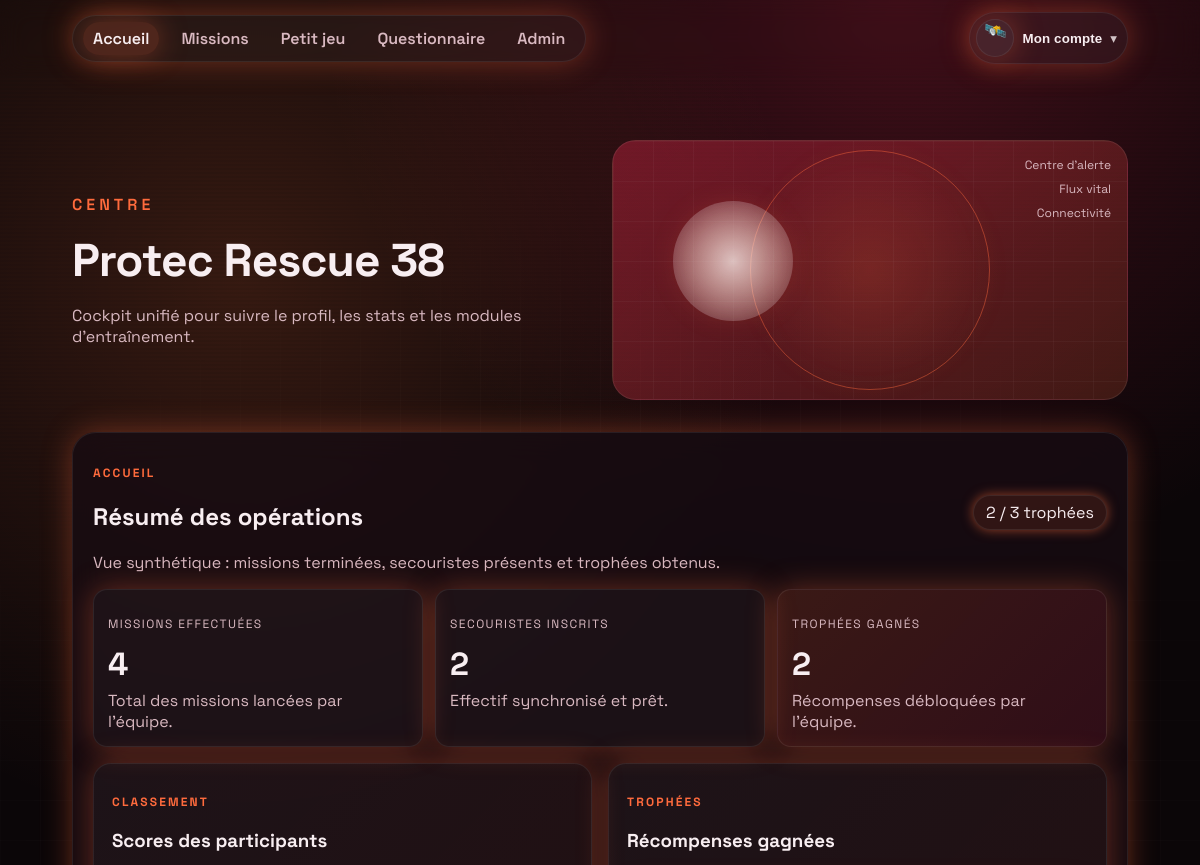
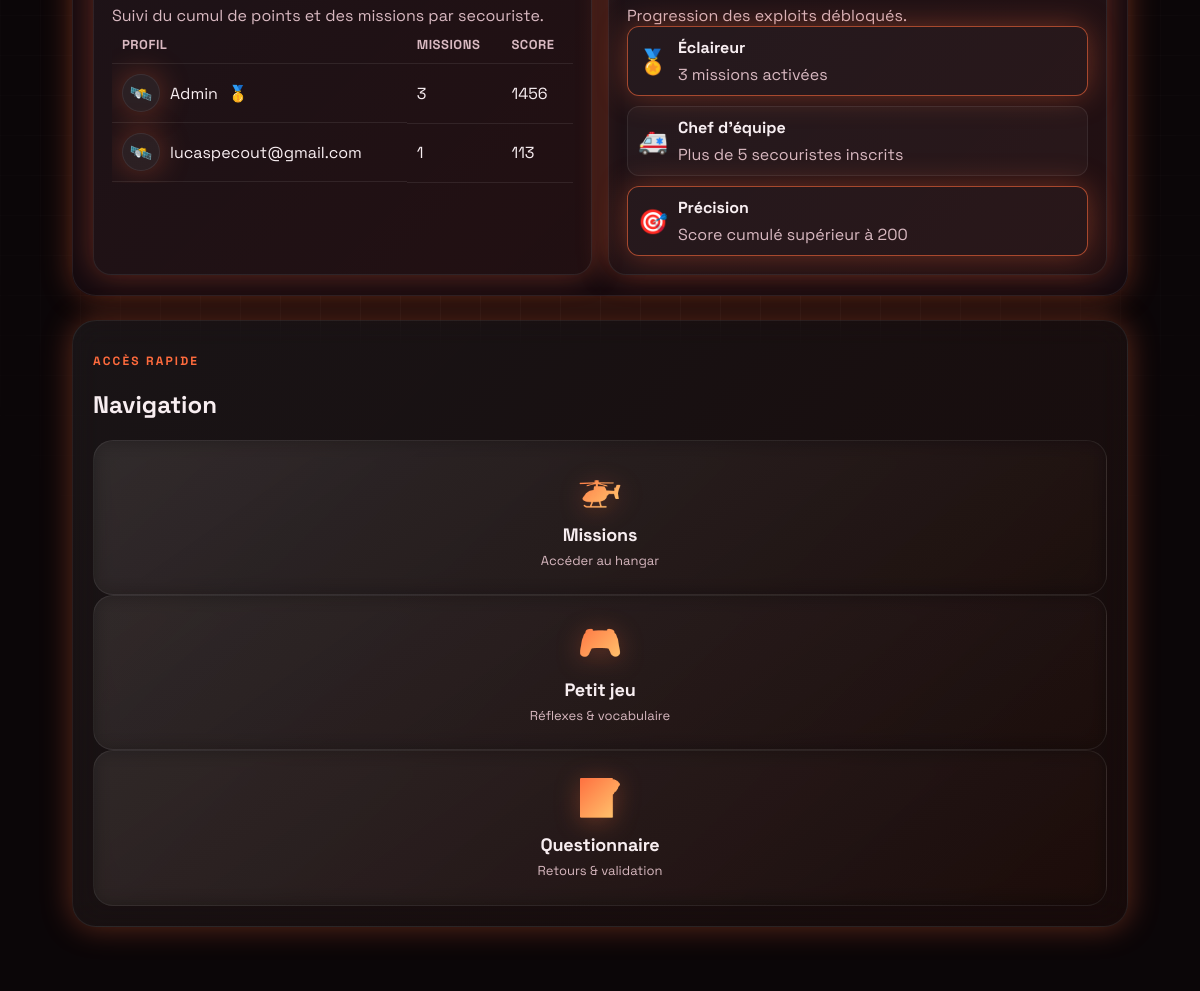
Screenshot of / (signed in) with the database file from the repository (2 pictures, top to bottom).
### app.py (models this page shows, shortened)
class User(db.Model):
    id = db.Column(db.Integer, primary_key=True)
    username = db.Column(db.String(80), nullable=False)
    email = db.Column(db.String(120), unique=True, nullable=False)
    password_hash = db.Column(db.String(255), nullable=False)
    role = db.Column(db.String(20), nullable=False, default="participant")
    avatar = db.Column(db.String(40), default="alpha")
    bonus_points = db.Column(db.Integer, default=0)
    created_at = db.Column(db.DateTime, default=datetime.utcnow)
    progress = db.relationship("Progress", back_populates="user", cascade="all, delete")

### app.py (the view)
    @app.route("/")
    def home():
        return render_shell("home")

### app.py (called while the page is built)
def serialize_progress(progress: Progress):
    return {
        "level": progress.level.slug,
        "status": progress.status,
        "score": progress.score,
        "updated_at": progress.updated_at.isoformat() if progress.updated_at else None,
    }

def serialize_level(level: Level, progress=None):
    return {
        "id": level.id,
        "slug": level.slug,
        "name": level.name,
        "description": level.description,
        "difficulty": level.difficulty,
        "icon": level.icon,
        "difficulty": level.difficulty,
        "icon": level.icon,
        "category": level.category,
        "is_locked": level.is_locked,
        "progress": progress,
    }

def current_user():
    user_id = session.get("user_id")
    if not user_id:
        return None
    return User.query.get(user_id)

def get_user_badges(points):
    badges = []
    if points >= 1000:
        badges.append({"icon": "🥇", "label": "Or", "threshold": 1000})
    elif points >= 500:
        badges.append({"icon": "🥈", "label": "Argent", "threshold": 500})
    elif points >= 200:
        badges.append({"icon": "🥉", "label": "Bronze", "threshold": 200})
    return badges

### templates/index.html (shortened to what this page needs)
<!doctype html>
<html lang="fr">
<head>
  <link rel="stylesheet" href="{{ url_for('static', filename='css/styles.css') }}">
</head>
<body>
  {% set page = current_page or 'home' %}
  <div id="app-shell" class="app-shell hidden">
    <div class="grid-bg" aria-hidden="true"></div>
    <div class="scanline" aria-hidden="true"></div>
    <div class="topbar">
      <nav class="topbar__nav" id="topbar-nav" aria-label="Navigation principale">
        <a class="topbar__link {{ 'topbar__link--active' if page == 'home' else '' }}"
          href="{{ url_for('home') }}">Accueil</a>
        <a class="topbar__link {{ 'topbar__link--active' if page == 'missions' else '' }}"
          href="{{ url_for('missions_page') }}">Missions</a>
        <a class="topbar__link {{ 'topbar__link--active' if page == 'mini-game' else '' }}"
          href="{{ url_for('mini_game_page') }}">Petit jeu</a>
        <a class="topbar__link {{ 'topbar__link--active' if page == 'questionnaire' else '' }}"
          href="{{ url_for('questionnaire_page') }}">Questionnaire</a>
        {% if user.role == 'admin' %}
        <a class="topbar__link {{ 'topbar__link--active' if page == 'admin' else '' }}"
          href="{{ url_for('admin_page') }}">Admin</a>
        {% endif %}
      </nav>
      <div class="profile-menu" id="profile-menu-root">
        <button class="profile-btn" id="profile-btn" aria-haspopup="true" aria-expanded="false">
          <span class="avatar" id="profile-avatar" data-avatar="{{ user.avatar if user else 'alpha' }}">{{
            avatar_emojis.get(user.avatar if user else 'alpha', '🛰️') }}</span>
          <span class="profile-btn__label">Mon compte</span>
          <span class="profile-btn__chevron" aria-hidden="true">▾</span>
        </button>
      </div>
    </div>
    <header class="hero" id="accueil">
      <div class="hero__content">
        {% if page == 'missions' %}
        <p class="hero__eyebrow">Hangar</p>
        <h1>Tableau des missions</h1>
        <p class="hero__tagline">Accède au hangar, choisis un objectif et suis ta progression.</p>
        {% elif page == 'mini-game' %}
        <p class="hero__eyebrow">Réflexes</p>
        <h1>Petit jeu dédié</h1>
        <p class="hero__tagline">Déclenche une simulation rapide pour garder les automatismes actifs.</p>
        {% elif page == 'questionnaire' %}
        <p class="hero__eyebrow">Retour</p>
        <h1>Zone questionnaire</h1>
        <p class="hero__tagline">Ouvre le formulaire et collecte les retours de mission.</p>
        {% elif page == 'admin' %}
        <p class="hero__eyebrow">Administration</p>
        <h1>Console Protec</h1>
        <p class="hero__tagline">Gestion des rôles, création de formateurs et contrôle des accès.</p>
        {% else %}
        <p class="hero__eyebrow">Centre</p>
        <h1>Protec Rescue 38</h1>
        <p class="hero__tagline">Cockpit unifié pour suivre le profil, les stats et les modules d'entraînement.</p>
        {% endif %}
      </div>
      <div class="hero__hologram">
        <div class="holo holo--ring"></div>
        <div class="holo holo--orb"></div>
        <div class="holo holo--grid"></div>
        <div class="holo__labels">
          <span>Centre d'alerte</span>
          <span>Flux vital</span>
          <span>Connectivité</span>
        </div>
      </div>
    </header>
    <main class="shell">
      {% if page == 'home' %}
      <section class="panel" aria-label="Tableau de bord opérations">
        <div class="panel__header">
          <div>
            <p class="eyebrow">Accueil</p>
            <h2>Résumé des opérations</h2>
            <p class="muted">Vue synthétique : missions terminées, secouristes présents et trophées obtenus.</p>
          </div>
          <span class="chip chip--pulse">{{ dashboard_stats.trophies_unlocked }} / {{ dashboard_stats.trophies|length }}
            trophées</span>
        </div>
        <div class="stat-grid">
          <div class="stat-card">
            <p class="label">Missions effectuées</p>
            <p class="stat-card__value">{{ dashboard_stats.missions_completed }}</p>
            <p class="muted">Total des missions lancées par l'équipe.</p>
          </div>
          <div class="stat-card">
            <p class="label">Secouristes inscrits</p>
            <p class="stat-card__value">{{ dashboard_stats.total_rescuers }}</p>
            <p class="muted">Effectif synchronisé et prêt.</p>
          </div>
          <div class="stat-card stat-card--accent">
            <p class="label">Trophées gagnés</p>
            <p class="stat-card__value">{{ dashboard_stats.trophies_unlocked }}</p>
            <p class="muted">Récompenses débloquées par l'équipe.</p>
          </div>
        </div>
        <div class="dual-grid">
          <div class="card card--glass">
            <div class="panel__header">
              <div>
                <p class="eyebrow">Classement</p>
                <h3>Scores des participants</h3>
                <p class="muted">Suivi du cumul de points et des missions par secouriste.</p>
              </div>
            </div>
            <div class="table-wrapper">
              <table class="scoreboard">
                <thead>
                  <tr>
                    <th>Profil</th>
                    <th>Missions</th>
                    <th>Score</th>
                  </tr>
                </thead>
                <tbody>
                  {% for entry in dashboard_stats.leaderboard %}
                  <tr>
                    <td class="scoreboard__user">
                      <span class="avatar" data-avatar="{{ entry.avatar }}">{{ avatar_emojis.get(entry.avatar, '🛰️')
                        }}</span>
                      <span>{{ entry.username }}</span>
                      {% for badge in entry.badges %}
                      <span class="badge" title="{{ badge.label }}">{{ badge.icon }}</span>
                      {% endfor %}
                    </td>
                    <td>{{ entry.missions }}</td>
                    <td>{{ entry.score }}</td>
                  </tr>
                  {% else %}
                  <tr>
                    <td colspan="3" class="muted">Aucun participant enregistré pour le moment.</td>
                  </tr>
                  {% endfor %}
                </tbody>
              </table>
            </div>
          </div>
          <div class="card card--glass">
            <div class="panel__header">
              <div>
                <p class="eyebrow">Trophées</p>
                <h3>Récompenses gagnées</h3>
                <p class="muted">Progression des exploits débloqués.</p>
              </div>
            </div>
            <div class="trophy-grid">
              {% for trophy in dashboard_stats.trophies %}
              <div class="trophy {{ 'trophy--active' if trophy.earned else '' }}">
                <div class="trophy__icon">{{ trophy.icon }}</div>
                <div>
                  <p class="trophy__title">{{ trophy.title }}</p>
                  <p class="muted">{{ trophy.description }}</p>
                </div>
              </div>
              {% endfor %}
            </div>
          </div>
        </div>
      </section>
      <section class="panel panel--frost">
        <div class="panel__header">
          <div>
            <p class="eyebrow">Accès rapide</p>
            <h2>Navigation</h2>
          </div>
        </div>
        <div class="grid-nav">
          <a href="{{ url_for('missions_page') }}" class="nav-card">
            <span class="nav-card__icon">🚁</span>
            <h3>Missions</h3>
            <p>Accéder au hangar</p>
          </a>
          <a href="{{ url_for('mini_game_page') }}" class="nav-card">
            <span class="nav-card__icon">🎮</span>
            <h3>Petit jeu</h3>
            <p>Réflexes & vocabulaire</p>
          </a>
          <a href="{{ url_for('questionnaire_page') }}" class="nav-card">
            <span class="nav-card__icon">📝</span>
            <h3>Questionnaire</h3>
            <p>Retours & validation</p>
          </a>
        </div>
      </section>
      {% endif %}
    </main>
  </div>
</body>
</html>

### rows the page displays
User: get "🛰️", username "Admin", icon "🥇", missions "3", score "1456"
User: get "🛰️", username "lucaspecout@gmail.com", missions "1", score "113"

### other values shown
{{ dashboard_stats.trophies_unlocked }} "2"
{{ dashboard_stats.trophies|length }} "3"
{{ dashboard_stats.missions_completed }} "4"
{{ dashboard_stats.total_rescuers }} "2"
{{ trophy.icon }} "🏅" "🚑" "🎯"
{{ trophy.title }} "Éclaireur" "Chef d'équipe" "Précision"
{{ trophy.description }} "3 missions activées" "Plus de 5 secouristes inscrits" "Score cumulé supérieur à 200"
